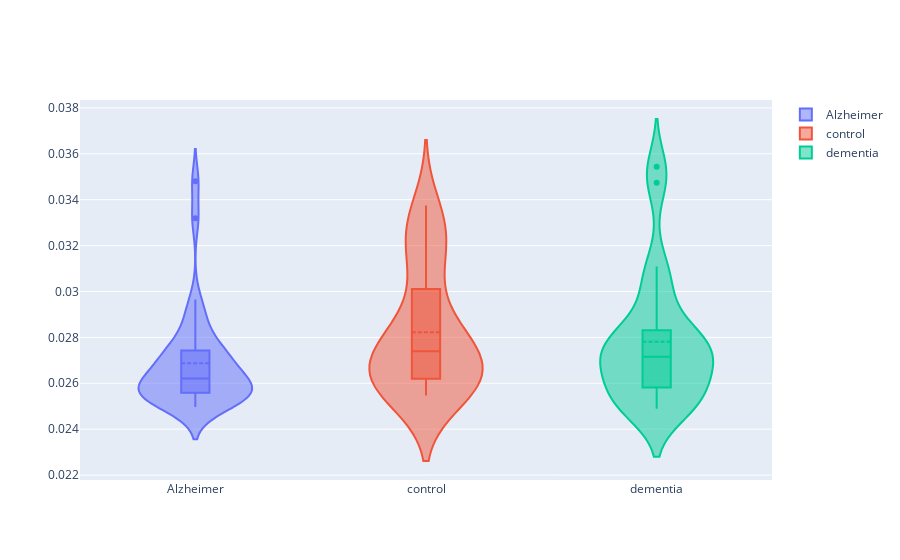

Source (notebook cell):
### Code cell
fig = go.Figure()
fig.add_trace(go.Violin(
    y=xsynch_alz, 
    name='Alzheimer',
    box_visible=True, 
    meanline_visible=True,
))
fig.add_trace(go.Violin(
    y=xsynch_con,
    name='control',
    box_visible=True, 
    meanline_visible=True,
))
fig.add_trace(go.Violin(
    y=xsynch_dem, 
    name='dementia',
    box_visible=True, 
    meanline_visible=True,
))
fig.show()

### Figure 1 — Plotly figure (JSON) as saved in the notebook; plotly's stock layout.template omitted (floating-point values rounded to 4 significant figures)
{"data": [{"box": {"visible": true}, "meanline": {"visible": true}, "name": "Alzheimer", "type": "violin", "y": [0.02686, 0.02662, 0.02558, 0.02571, 0.02754, 0.02695, 0.02573, 0.02586, 0.02589, 0.03319, 0.02526, 0.02817, 0.0256, 0.02672, 0.02745, 0.02965, 0.02496, 0.0257, 0.0348, 0.02886, 0.02885, 0.02518, 0.02741, 0.02558, 0.02739, 0.02541, 0.02513, 0.02528, 0.02514, 0.02765, 0.02655, 0.02615, 0.02627, 0.02665, 0.0257, 0.02585]}, {"box": {"visible": true}, "meanline": {"visible": true}, "name": "control", "type": "violin", "y": [0.02572, 0.02974, 0.02591, 0.02619, 0.03305, 0.0274, 0.03119, 0.02637, 0.02758, 0.02598, 0.02788, 0.02722, 0.02841, 0.02569, 0.02764, 0.02621, 0.02547, 0.02564, 0.02869, 0.02801, 0.02669, 0.0263, 0.03289, 0.03374, 0.03144, 0.02651, 0.03197, 0.02631, 0.03269]}, {"box": {"visible": true}, "meanline": {"visible": true}, "name": "dementia", "type": "violin", "y": [0.02594, 0.02834, 0.02772, 0.03042, 0.0296, 0.02787, 0.02527, 0.02821, 0.02691, 0.025, 0.02694, 0.03474, 0.03109, 0.02777, 0.02715, 0.02734, 0.02691, 0.03543, 0.02489, 0.02508, 0.02503, 0.02625, 0.02578]}], "layout": {"autosize": true, "xaxis": {"autorange": true, "range": [-0.5, 2.5], "type": "category"}, "yaxis": {"autorange": true, "range": [0.02178, 0.03834], "type": "linear"}}}
